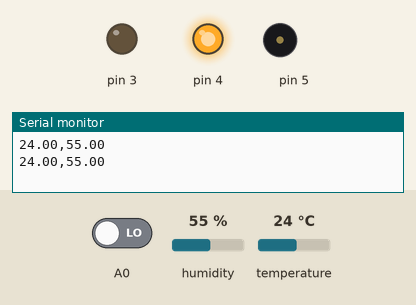
This sketch was run on a simulated Arduino Uno, built with avr-gcc and run on an emulated ATmega328P. Parts: output pins drawn as LEDs (lit = HIGH), buzzer (waves = sounding), the last lines printed to the serial monitor. The test bench sets the inputs (shaded band); at power-on: temperature 24 °C, A0 LOW, humidity 55 %.

Above: at 4.8 s.
4.9 s: temperature set to 12 °C
At 8.6 s:
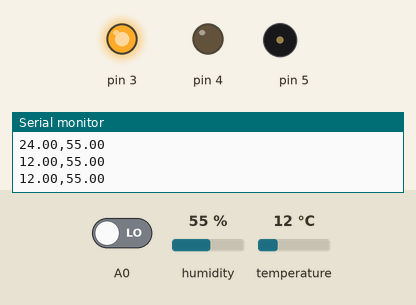
11.3 s: temperature set to 19 °C
At 14.6 s:
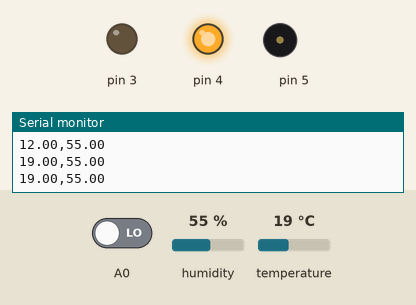
15.6 s: temperature set to 28 °C
21.7 s: temperature set to 33 °C
At 26.7 s:
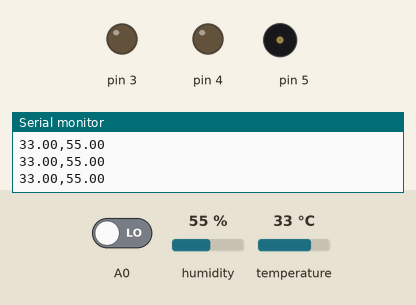
Timing chart, 0 to 28.8 s (numbered marks = the images above; inputs shaded):
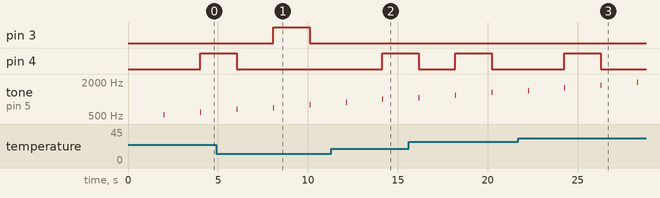

The sketch:

test.ino
```cpp
// Arduino入門編㉑ 温湿度センサーの情報をシリアルモニタに表示
// https://burariweb.info

#include <DHT.h>              // ライブラリのインクルード

#define DHT_PIN 7             // DHT11のDATAピンをデジタルピン7に定義
#define DHT_MODEL DHT11       // 接続するセンサの型番を定義する(DHT11やDHT22など)

DHT dht(DHT_PIN, DHT_MODEL);  // センサーの初期化

boolean toneSetting = 0;
int toneIndex=0,tempData=0, toneData[15] {523, 587, 659, 698, 784, 880, 988, 1047, 1175, 1319, 1397, 1568, 1760, 1976, 2093};
float tempDelta = 0.0,Humidity=0.0,Temperature=0.0;

void setup() {
  pinMode(A0, INPUT);
  pinMode(5, OUTPUT);
  pinMode(4, OUTPUT);
  pinMode(3, OUTPUT);
  Serial.begin(9600);         // シリアル通信の開始

  dht.begin();                // センサーの動作開始

}


void loop() {
  if (digitalRead(A0) == 1) {
    toneSetting = 1;
  } else {
    toneSetting = 0;
  }
  noTone(5);
  delay(2000);                // センサーの読み取りを2秒間隔に
  tempCompare();
  toneCall(toneSetting);
  tempDelta = dht.readTemperature() - Temperature;
  Humidity = dht.readHumidity();          // 湿度の読み取り
  Temperature = dht.readTemperature();    // 温度の読み取り(摂氏)

  if (isnan(Humidity) || isnan(Temperature)) {  // 読み取りのチェック
    Serial.println(-255);
    pushError();
  }

  // シリアルモニタに温度&湿度を表示
  Serial.print(Temperature);
  Serial.print(',');

  Serial.print(Humidity);
  Serial.println();
}

void toneCall(boolean set) {
  switch (set) {
    case 0:
      tone(5, toneData[toneIndex]);
      toneIndex++;
      if (toneIndex >= 15) {
        toneIndex = 0;
      }
      break;

    case 1:
      toneIndex=0;
      toneTemp();
  }
}


//forJMA,tempName 猛暑日:max>=35 真夏日:max>=30 夏日:max>=25 冬日:min<0 真冬日 max<0
void toneTemp(){
  tempData=(int)Temperature;
  toneIndex=0;
  for(int i=3;i<17;i++){
    if(tempData<=i*2){continue;}
    toneIndex++;
  }
  tone(5,toneData[toneIndex]);
}

void tempCompare(){
  if(tempDelta>0.0){
    redCall(1);
    greenCall(0);
  }else if(tempDelta<0.0){
    redCall(0);
    greenCall(1);
  }else{
    redCall(0);
    greenCall(0);
  }
}

void redCall(boolean rhl){
  digitalWrite(4,rhl);
}

void greenCall(boolean ghl){
  digitalWrite(3,ghl);
}

void pushError(){
  tone(5,1000);
  while(1){
    redCall(1);
    greenCall(1);
    delay(500);
    redCall(0);
    greenCall(0);
    delay(500);
  }
}
```

Measured:
- after the input at 4.9 s, pin 3: LOW → HIGH after 3.2 s, → LOW 2.0 s later
- after the input at 11.3 s, pin 4: LOW → HIGH after 2.8 s
- after the input at 21.7 s, pin 4: LOW → HIGH after 2.6 s, → LOW 2.0 s later
- by itself, tone on pin 5: plays 1397 Hz for 0.02 s, 1568 Hz for 0.02 s, 1760 Hz for 0.02 s, 1976 Hz for 0.02 s
